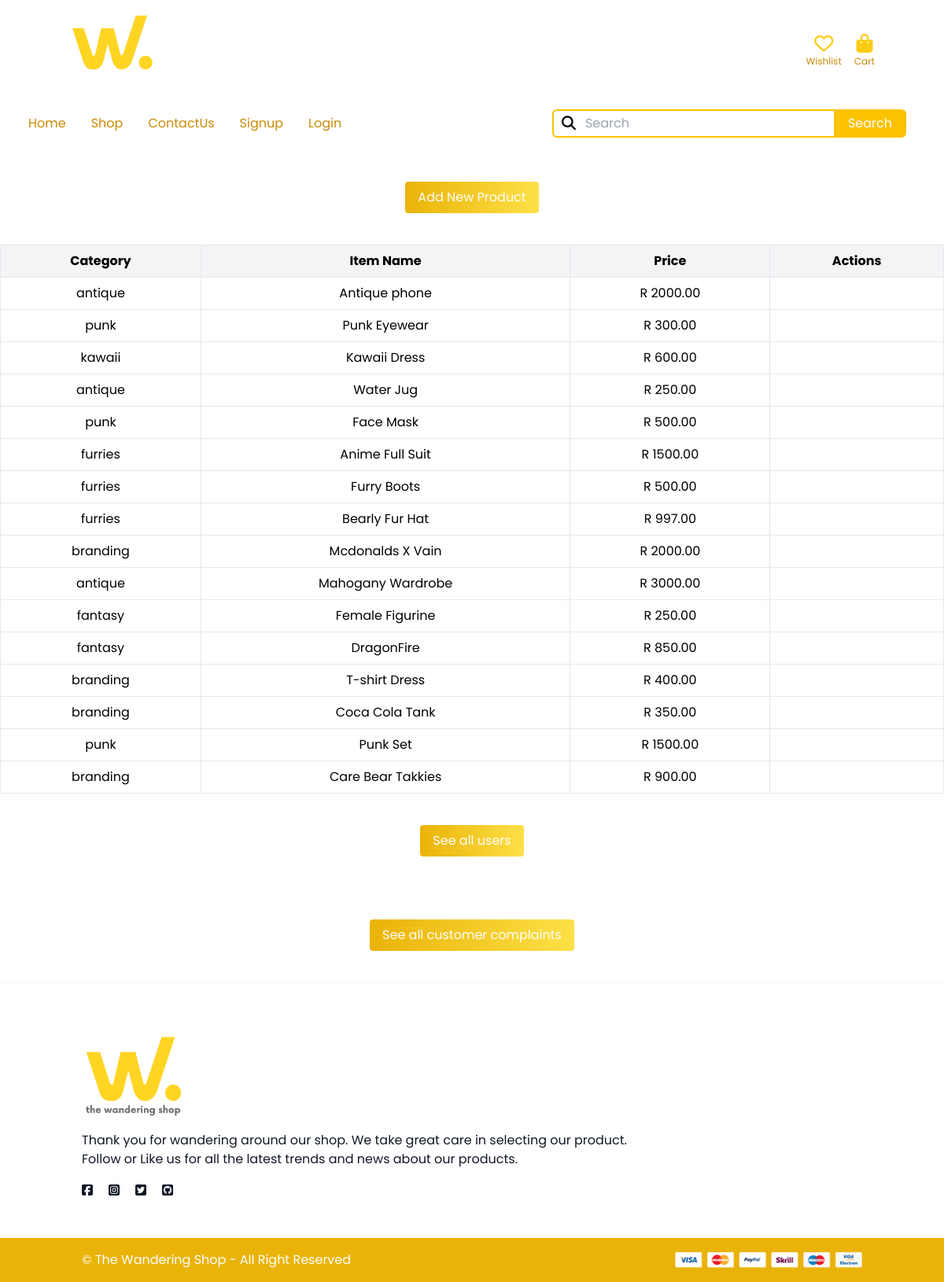
/dashboard/admin-dashboard/, run on the app's committed database.
### products/models.py (models this page shows, shortened)
class Product(models.Model):
    category = models.ForeignKey(Category, related_name='products',on_delete=models.CASCADE)
    name = models.CharField(max_length=255)
    slug = models.SlugField(unique=False, blank=True, null=True)
    class Meta:
        unique_together = ('name', 'category')
    description = models.TextField(blank=True, null=True)
    price = models.DecimalField(max_digits=10, decimal_places=2)
    image = models.ImageField(upload_to='product_images/', blank=True, null=True)
    quantity = models.PositiveIntegerField(default=1)
    is_new = models.BooleanField(default=False)
    created_at = models.DateTimeField(auto_now_add=True)

class Category(models.Model):
    name = models.CharField(max_length=255)
    slug = models.SlugField(unique=False, blank=True, null=True)
    class Meta:
        ordering = ('name',) # Orders the catergories alphabetically
        verbose_name_plural = 'Categories'  #Displays plural name correctly in Django admin site
    def __str__(self):
        return self.name # Fixes string representataion problem and shows the catergory name in Django admin site instead of Catergory object(1)

### dashboard/views.py (the view)
# urls.py: path('admin-dashboard/', views.dashboard, name='admin-dashboard'),  # Admin dashboard
def dashboard(request):
    products = Product.objects.all()
    categories = Category.objects.all()
    return render(request, 'dashboard/admin-dashboard.html', {
        'categories': categories,
        'products':products,
    })

### dashboard/templates/dashboard/admin-dashboard.html (shortened to what this page needs)
{% extends 'core/base.html' %}
{% block content %}
<div class="flex justify-center items-center">
    <a href="{% url 'dashboard:new' %}" class="hover:text-gray-900 bg-gradient-to-r from-yellow-500 to-yellow-300 my-10 text-white px-4 py-2 rounded">Add New Product</a>
</div>
 <table class="min-w-full border border-gray-500">
    <thead>
        <tr class="bg-gray-100">
            <th class="px-4 py-2 border">Category</th>
            <th class="px-4 py-2 border">Item Name</th>
            <th class="px-4 py-2 border">Price</th>
            <th class="px-4 py-2 border">Actions</th>
        </tr>
    </thead>
    <tbody>
        {% for product in products %}
        <tr class="border-t">
            <td class="px-4 py-2 border text-center">{{ product.category }}</td>
            <td class="px-4 py-2 border text-center">{{ product.name }}</td>
            <td class="px-4 py-2 border text-center">R {{ product.price }}</td>
            <td class="px-4 py-2 border text-center ">
            </td>
        </tr>
        {% endfor %}
    </tbody>
</table>
<div class="flex justify-center items-center">
    <a href="{% url 'dashboard:all-users' %}" class="hover:text-gray-900 bg-gradient-to-r from-yellow-500 to-yellow-300 my-10 text-white px-4 py-2 rounded">See all users</a>
</div>
<div class="flex justify-center items-center">
    <a href="{% url 'dashboard:customer-complaints' %}" class="hover:text-gray-900 bg-gradient-to-r from-yellow-500 to-yellow-300 my-10 text-white px-4 py-2 rounded">See all customer complaints</a>
</div>
{% endblock %}

### core/templates/core/base.html (shortened to what this page needs)
{% load static %}
<!DOCTYPE html>
<html lang="en">
<head>
    <script src="https://cdn.tailwindcss.com"></script>
    <link rel="stylesheet" href="{% static 'assets/css/main.css' %}">
    <link rel="stylesheet" href="https://cdnjs.cloudflare.com/ajax/libs/font-awesome/6.5.2/css/all.min.css">
</head>
<body class="flex flex-col w-full min-h-screen bg-white">
    <header class="py-4 shadow-sm">
        <div class="container mx-auto flex items-center justify-between">
            <a href="{% url 'index' %}" class="block w-32 pr-5">
                <img src="{% static 'assets/images/logo1.png' %}" alt="Logo" class="w-full">
            </a>
            <div class="flex items-center space-x-4 px-4 md:px-0">
                 {% if user.is_authenticated %}
                <a href="{% url 'order:user_selections' %}?view=wishlist" class="text-center text-gray-700 hover:text-primary transition relative">
                    <div class="text-2xl">
                        <i class="fa-regular fa-heart"></i>
                    </div>
                    <div class="text-xs leading-3">Wishlist</div>
                </a>
                {%else%}
                <a href="{% url 'users:login' %}?view=wishlist" class="text-center text-yellow-400 hover:text-primary transition relative">
                    <div class="text-2xl text-yellow-400">
                        <i class="fa-regular fa-heart text-yellow-400"></i>
                    </div>
                    <div class="text-xs text-yellow-600 leading-3">Wishlist</div>
                </a>
                {%endif%}
                 {% if user.is_authenticated %}
                <a href="{% url 'order:user_selections' %}?view=cart" class="text-center text-yello-400 hover:text-primary transition relative">
                    <div class="text-2xl">
                        <i class="fa-solid fa-bag-shopping"></i>
                    </div>
                    <div class="text-xs leading-3">Cart</div>
                </a>
                {%else%}
                <a href="{% url 'users:login' %}?view=cart" class="text-center text-yellow-400 hover:text-primary transition relative">
                    <div class="text-2xl">
                        <i class="fa-solid fa-bag-shopping"></i>
                    </div>
                    <div class="text-xs text-yellow-600 leading-3">Cart</div>
                </a>
                {%endif%}
            </div>
        </div>
    </header>
    <nav class="bg-white">
            <div class="flex flex-col md:flex-row items-start md:items-center justify-between md:pl-9 p-4 space-y-4 md:space-y-0">
                <div class="flex flex-wrap items-center capitalize pl-6 md:pl-0 max-w-full md:max-w-none gap-x-8 gap-y-2">
                    <a href="{% url 'index' %}" class="text-yellow-600 hover:text-gray-800 transition">Home</a>
                    <a href="{% url 'product:products' %}" class="text-yellow-600 hover:text-gray-800 transition">Shop</a>
                    <a href="{% url 'complaint:contact'%}" class="text-yellow-600 hover:text-gray-800 transition">ContactUs</a>
                {% if not user.is_authenticated %}
                <a href="{% url 'users:signup' %}" class="text-yellow-600 hover:text-gray-900 transition">Signup</a>
                <a href="{% url 'users:login' %}" class="text-yellow-600 hover:text-gray-900 transition">Login</a>
                {%endif%}
                </div>
    <div class="w-full md:w-auto px-4 md:px-8 flex justify-end">
        <div class="flex  max-w-full md:max-w-xl">
        <form method="get" action="{% url 'product:products' %}" class="flex w-full">
            <div class="relative flex">
                <span class="absolute left-3 top-1/2 -translate-y-1/2 text-yello-400 text-lg">
                    <i class="fa-solid fa-magnifying-glass"></i>
                </span>
                <input name="query" class="w-full border-2 border-[#fcc200] border-r-0 pl-10  py-1 md:py-1 rounded-l-md focus:outline-none text-sm md:text-base"
                    type="text" value="{{ query }}" placeholder="Search"/>
            </div>
            <button type="submit" class="bg-[#fcc200] text-white border-2 border-[#fcc200] px-4 md:px-4 py-1 md:py-1 rounded-r-md text-sm md:text-base hover:bg-yellow-400 hover:text-gray-900 transition">
                Search
            </button>
        </form>
        </div>
    </div>
 </div>
    </nav>
    <main class="flex-grow">
    {% block content %}
    {% endblock %}
    </main>
    <footer class="bg-white pt-16 pb-12 border-t border-gray-100">
        <div class="container mx-auto px-4 grid grid-cols-1">
            <div class="col-span-1 space-y-4">
                <img src="{% static 'assets/images/wshop1.png' %}" alt="logo" class="w-32">
                <p class="text-gray-900">
                Thank you for wandering around our shop. We take great care in selecting our product.<br>
                Follow or Like us for all the latest trends and news about our products.
                </p>
                <div class="flex space-x-5">
                    <a href="#" class="text-gray-900 hover:text-gray-500"><i class="fa-brands fa-facebook-square"></i></a>
                    <a href="#" class="text-gray-900 hover:text-gray-500"><i class="fa-brands fa-instagram-square"></i></a>
                    <a href="#" class="text-gray-900 hover:text-gray-500"><i class="fa-brands fa-twitter-square"></i></a>
                    <a href="#" class="text-gray-900 hover:text-gray-500"><i class="fa-brands fa-github-square"></i></a>
                </div>
            </div>
        </div>
    </footer>
    <div class="bg-yellow-500 h-30 py-4">
        <div class="container mx-auto px-4 flex items-center justify-between">
            <p class="text-white">&copy; The Wandering Shop - All Right Reserved</p>
            <div>
                <img src="{% static 'assets/images/methods.png' %}" alt="methods" class="h-5">
            </div>
        </div>
    </div>
</body>
</html>

### data on the page
Product: category "antique", name "Antique phone", price "2000.00"
Product: category "punk", name "Punk Eyewear", price "300.00"
Product: category "kawaii", name "Kawaii Dress", price "600.00"
Product: category "antique", name "Water Jug", price "250.00"
Product: category "punk", name "Face Mask", price "500.00"
Product: category "furries", name "Anime Full Suit", price "1500.00"
Product: category "furries", name "Furry Boots", price "500.00"
Product: category "furries", name "Bearly Fur Hat", price "997.00"
Product: category "branding", name "Mcdonalds X Vain", price "2000.00"
Product: category "antique", name "Mahogany Wardrobe", price "3000.00"
Product: category "fantasy", name "Female Figurine", price "250.00"
Product: category "fantasy", name "DragonFire", price "850.00"
Product: category "branding", name "T-shirt Dress", price "400.00"
Product: category "branding", name "Coca Cola Tank", price "350.00"
Product: category "punk", name "Punk Set", price "1500.00"
Product: category "branding", name "Care Bear Takkies", price "900.00"
